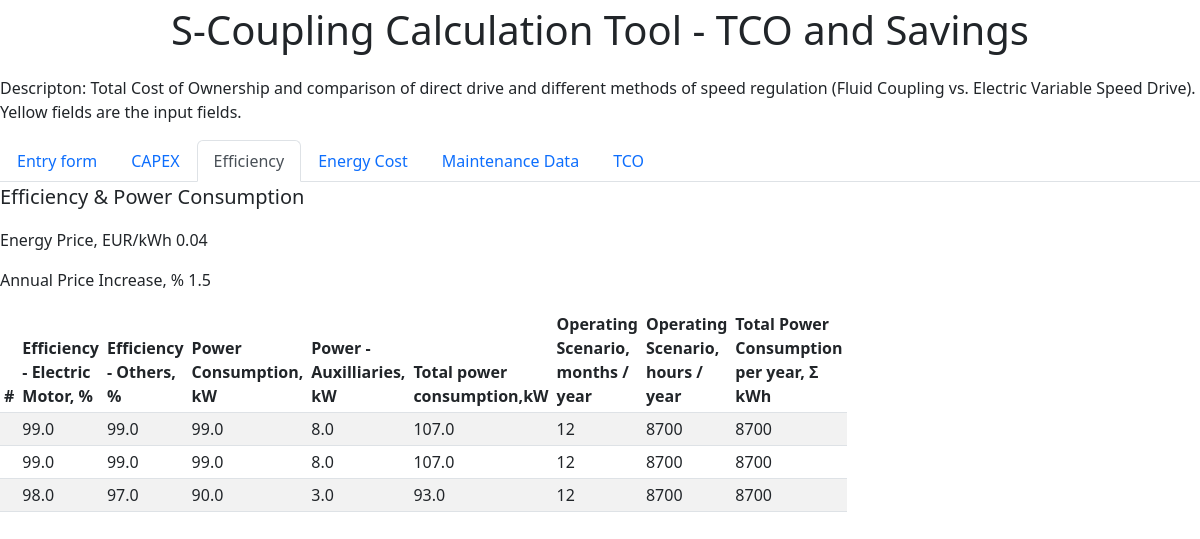
/efficiency, run on the app's committed database.
### app.py (models this page shows, shortened)
class General(db.Model):
    id = db.Column(db.Integer, primary_key=True)
    unit_name = db.Column(db.String(30), nullable=False)
    energy_price = db.Column(db.Float, nullable=False, default=0.04)
    annual_increase = db.Column(db.Float, nullable=False, default=1.5)
    number_years = db.Column(db.Integer, nullable=False, default=30)

class Point(db.Model):
    id = db.Column(db.Integer, primary_key=True)
    eff_driver = db.Column(db.Float, nullable=False)
    eff_other = db.Column(db.Float, nullable=False)
    power_pump = db.Column(db.Float, nullable=False)
    power_aux = db.Column(db.Float, nullable=False)
    scenario = db.Column(db.Integer, nullable=False)

### app.py (the view)
@app.route('/efficiency', methods=['POST','GET'])
def efficiency():
    generals = General.query.all()
    points = Point.query.all()
    unit_name = generals[0].unit_name
    energy_price = generals[0].energy_price
    annual_increase = generals[0].annual_increase
    return render_template('efficiency.html',unit_name=unit_name,energy_price=energy_price,annual_increase=annual_increase,points=points)

### templates/efficiency.html (shortened to what this page needs)
{% extends 'base.html'%}
{%block body%}
<ul class="nav nav-tabs" id="myTab" role="tablist">
  <li class="nav-item" role="presentation">
    <a class="nav-link" id="form" data-bs-toggle="tab" data-bs-target="#Entry form" type="button" role="tab" aria-controls="Entry form" aria-selected="false" href="/form_page">Entry form</a>
  </li>
  <li class="nav-item" role="presentation">
    <a class="nav-link" id="capex" data-bs-toggle="tab" data-bs-target="#capex" type="button" role="tab" aria-controls="capex" aria-selected="false" href="/capex">CAPEX</a>
  </li>
  <li class="nav-item" role="presentation">
    <a class="nav-link active" id="efficiency" data-bs-toggle="tab" data-bs-target="#efficiency" type="button" role="tab" aria-controls="efficiency" aria-selected="true" href="/efficiency">Efficiency</a>
  </li>
    <li class="energy" role="presentation">
    <a class="nav-link" id="energy" data-bs-toggle="tab" data-bs-target="#energy" type="button" role="tab" aria-controls="energy" aria-selected="false" href="/energy">Energy Cost</a>
  </li>
    <li class="energy" role="presentation">
    <a class="nav-link" id="maintenance" data-bs-toggle="tab" data-bs-target="#maintenance" type="button" role="tab" aria-controls="maintenance" aria-selected="false" href="/maintenance">Maintenance Data</a>
  </li>
    <li class="energy" role="presentation">
    <a class="nav-link" id="tco" data-bs-toggle="tab" data-bs-target="#tco" type="button" role="tab" aria-controls="tco" aria-selected="false" href="/tco">TCO</a>
  </li>
</ul>
<p class="lead">Efficiency & Power Consumption</p>
<p>Energy Price, EUR/kWh  {{energy_price}}</p>
<p>Annual Price Increase, %  {{annual_increase}}</p>
<table style="width:100px;" class="table table-striped table-sm">
          <thead>
            <tr>
              <th scope="col">#</th>
              <th scope="col">Efficiency - Electric Motor, %</th>
              <th scope="col">Efficiency - Others, %</th>
              <th scope="col">Power Consumption, kW</th>
              <th scope="col">Power - Auxilliaries, kW</th>
              <th scope="col">Total power consumption,kW</th>
              <th scope="col">Operating Scenario, months / year</th>
              <th scope="col">Operating Scenario, hours / year</th>
              <th scope="col">Total Power Consumption per year, Σ kWh</th>
            </tr>
          </thead>
     <tbody>
     {% for i in points %}
            <tr>
              <td class="counterCell"></td>
              <td>{{i.eff_driver}}</td>
              <td>{{i.eff_other}}</td>
              <td>{{i.power_pump}}</td>
              <td>{{i.power_aux}}</td>
              <td>{{i.power_aux+i.power_pump}}</td>
              <td>{{i.scenario}}</td>
               <td>{{i.scenario*725}}</td>
              <td>{{i.scenario*725}}</td>
            </tr>
     {% endfor %}
          </tbody>
</table>
{%endblock%}

### data on the page
General: energy_price "0.04", annual_increase "1.5"
Point: eff_driver "99.0", eff_other "99.0", power_pump "99.0", power_aux "8.0", i.power_aux+i.power_pump "107.0", scenario "12", i.scenario*725 "8700"
Point: eff_driver "99.0", eff_other "99.0", power_pump "99.0", power_aux "8.0", i.power_aux+i.power_pump "107.0", scenario "12", i.scenario*725 "8700"
Point: eff_driver "98.0", eff_other "97.0", power_pump "90.0", power_aux "3.0", i.power_aux+i.power_pump "93.0", scenario "12", i.scenario*725 "8700"
